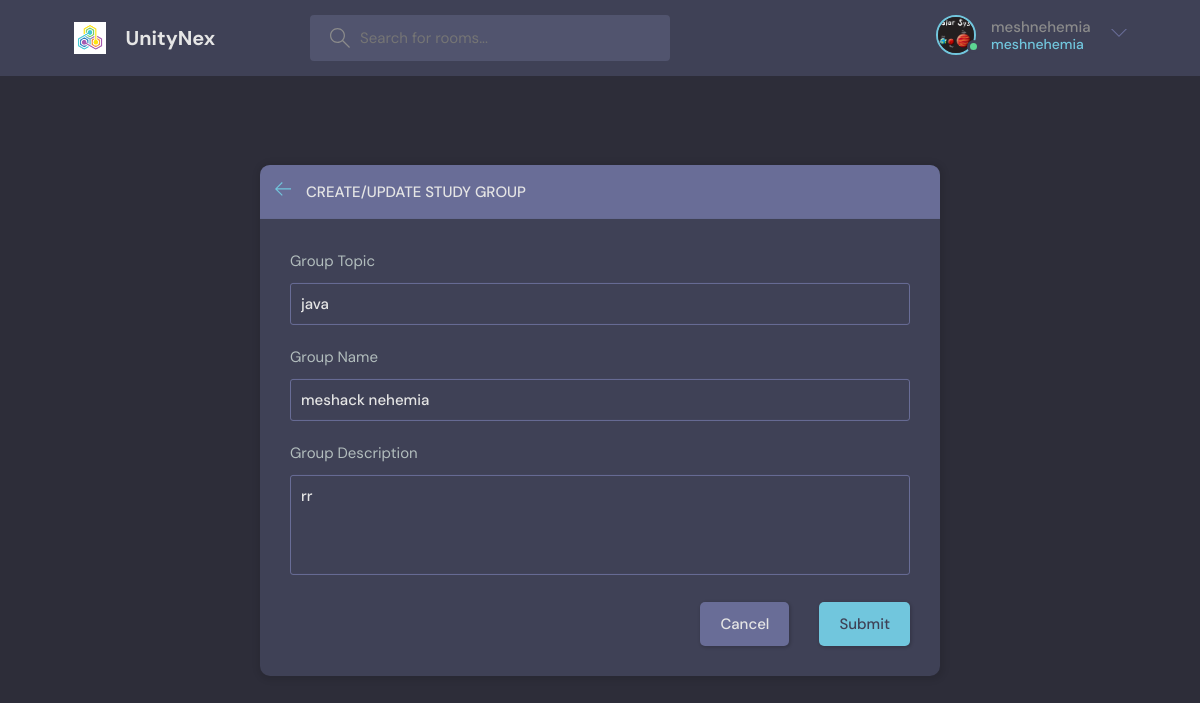
The app's page /update-room/4 (signed in) with its own data.
### socialmedia/models.py (models this page shows, shortened)
class User(AbstractUser):
    name = models.CharField(max_length=200, null=True)
    email = models.EmailField(unique=True, null=True)
    bio = models.TextField(null=True)
    avator = models.ImageField(null=True, upload_to='profile/', default="profile/avatar.svg")
    USERNAME_FIELD = 'email'
    REQUIRED_FIELDS = []

class Room(models.Model):
    host = models.ForeignKey(User, on_delete=models.SET_NULL, null=True)
    topic = models.ForeignKey(Topic, on_delete=models.SET_NULL, null=True)
    name = models.CharField(max_length=200)
    description = models.TextField(null=True, blank=True)
    participants = models.ManyToManyField(User, related_name='participants', blank=True)
    updated = models.DateTimeField(auto_now=True)
    created = models.DateTimeField(auto_now_add=True)
    class Meta:
        ordering = ['-updated', '-created']

class Topic(models.Model):
    name = models.CharField(max_length=200)
    def __str__(self):
        return self.name

### socialmedia/views.py (the view, shortened to what this page needs)
# urls.py: path('update-room/<str:pk>', views.updateRoom, name='update-room'),
@login_required(login_url='login')
def updateRoom(request, pk):
    room = Room.objects.get(id=pk)
    form = RoomForm(instance=room)
    topics = Topic.objects.all()
    if request.user != room.host:
        return HttpResponse("you are not allowed to use this site")
    context = {'form': form, "topics": topics, "room": room}
    return render(request, 'socialmedia/room_form.html', context)

### socialmedia/forms.py
class RoomForm(ModelForm):
    class Meta:
        model = Room
        fields = '__all__'
        exclude = ['host', 'participants']

### socialmedia/templates/socialmedia/room_form.html (shortened to what this page needs)
{% extends 'main.html' %}
{%block content%}
  <main class="create-room layout">
    <div class="container">
      <div class="layout__box">
        <div class="layout__boxHeader">
          <div class="layout__boxTitle">
            <a href="{% url 'home' %}">
              <svg version="1.1" xmlns="http://www.w3.org/2000/svg" width="32" height="32" viewBox="0 0 32 32">
                <title>arrow-left</title>
                <path
                  d="M13.723 2.286l-13.723 13.714 13.719 13.714 1.616-1.611-10.96-10.96h27.625v-2.286h-27.625l10.965-10.965-1.616-1.607z">
                </path>
              </svg>
            </a>
            <h3>Create/update Study group</h3>
          </div>
        </div>
        <div class="layout__body">
          <form class="form" action="" method="POST">
            <div class="form__group">
              <label for="room_topic">Group Topic</label>
              <input required type="text" value="{{room.topic.name}}" name="topic" id="room_topic" list="topic-list" />
            </div>
            <div class="form__group">
              <label for="room_name">Group Name</label>
              {{form.name}}
            </div>
            <div class="form__group">
              <label for="room_name">Group Description</label>
              {{form.description}}
            </div>
            <div class="form__action">
              <a class="btn btn--dark" href="{% url 'home' %}">Cancel</a>
              <button class="btn btn--main" type="submit">Submit</button>
            </div>
          </form>
        </div>
      </div>
    </div>
  </main>
{% endblock content %}

### templates/navbar.html (shortened to what this page needs)
{% load static %}
<header class="header header--loggedIn">
    <div class="container">
        <a href="{% url 'home' %}" class="header__logo">
            <img src="{% static 'images/icons/logo.png' %}"/>
            <h1>UnityNex</h1>
        </a>
        <form class="header__search" action="{% url 'home' %}" method="get">
            <label>
                <input type="text" name="q" placeholder="Search for rooms..."/>
            </label>
        </form>
        <nav class="header__menu">
            {% if request.user.is_authenticated %}
                <div class="header__user">
                    <a href="{% url 'user-profile' request.user.id %}">
                        <div class="avatar avatar--medium active">
                            <img src="{{ request.user.avator.url }}"/>
                        </div>
                        <p>{{ request.user.username }} <span>{{ request.user.username }}</span></p>
                    </a>
                    <button class="dropdown-button">
                        <svg version="1.1" xmlns="http://www.w3.org/2000/svg" width="32" height="32"
                             viewBox="0 0 32 32">
                            <title>chevron-down</title>
                            <path d="M16 21l-13-13h-3l16 16 16-16h-3l-13 13z"></path>
                        </svg>
                    </button>
                </div>
            {% else %}
                <a href="{% url 'login' %}">
                    <img src="{% static 'images/profilesImages/avatar.svg' %}"/>
                    <p>Login</p>
                </a>
            {% endif %}
        </nav>
    </div>
</header>

### records on screen
User: user.avator (picture), user.username "meshnehemia"
Room: topic "java", name "meshack nehemia", description "rr"
